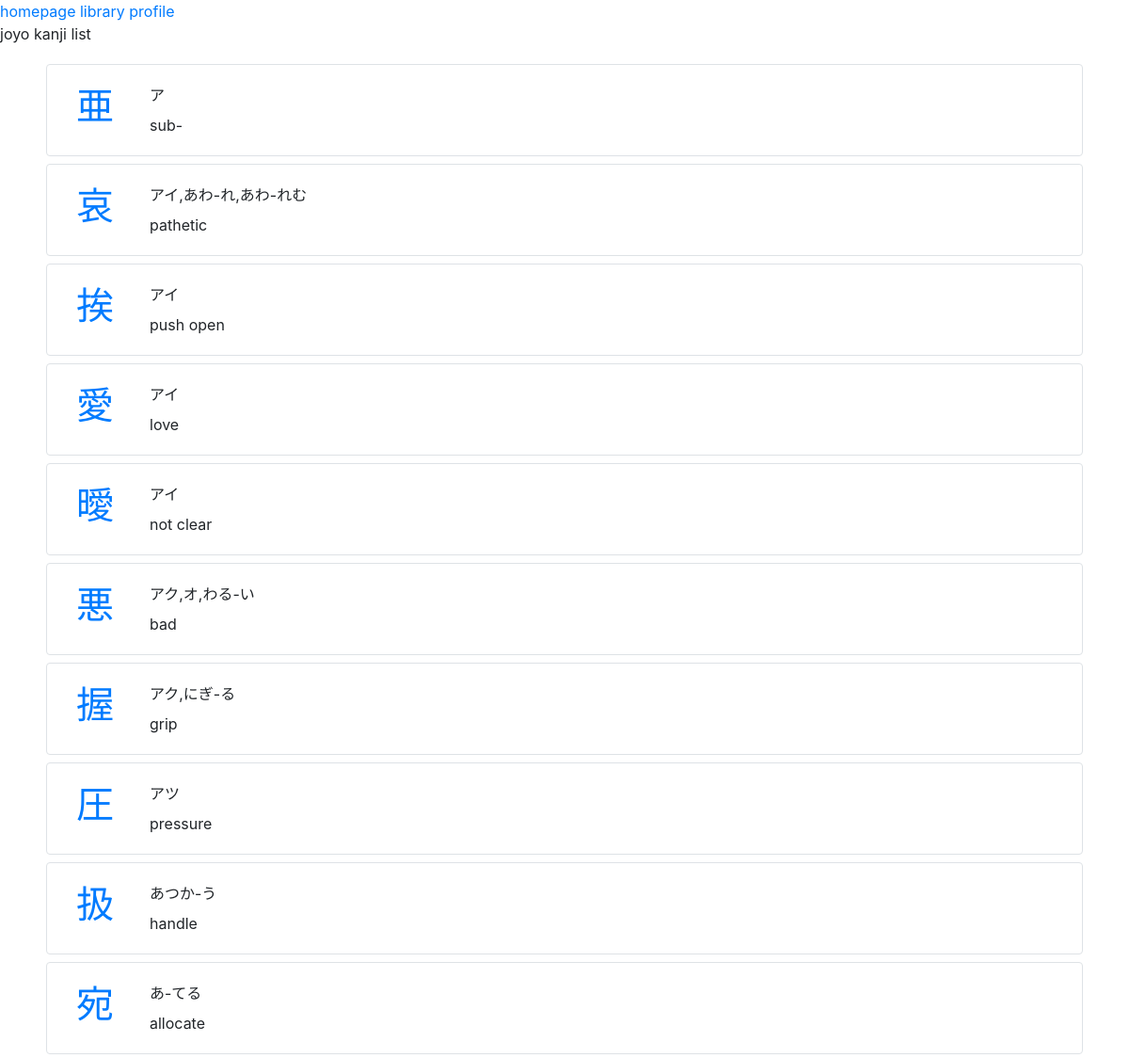
The app's page /toshokan/ (signed in) with its own data.
### toshokan/models.py (models this page shows, shortened)
class Kanji(models.Model):
    character      = models.CharField(max_length=10)
    alt_characters = models.CharField(max_length=10)
    radical        = models.CharField(max_length=10)
    strokes        = models.IntegerField()
    grade          = models.CharField(max_length=2)
    meaning        = models.TextField()
    reading_jpn    = models.CharField(max_length=100)
    reading_eng    = models.CharField(max_length=100)

### toshokan/views.py (the view)
# urls.py: path('', views.index, name='index'),
@login_required
def index(request):
    kanji_list = Kanji.objects.all()[:10]#.order_by('radical') # for example
    context    = {'kanji_list': kanji_list}
    return render(request, 'toshokan/index.html', context)

### toshokan/templates/toshokan/index.html
{% extends 'base/base.html' %}
{% block content %}
    <a href="{% url 'base:index' %}">homepage</a>
    <a href="{% url 'toshokan:index' %}">library</a>
    <a href="{% url 'base:profile' %}">profile</a>
    <p>
        joyo kanji list
    </p>
    <div class="container">
        {% for kanji in kanji_list %}
        <div class="p-1">
            <div class="row border rounded p-3 mx-auto align-items-center">
                <div class="col-sm-1">
                    <h1>
                        <a href="{% url 'toshokan:individual' kanji.id %}">{{ kanji.character }}</a>
                    </h1>
                </div>
                <div class="col-sm-11">
                    <div class="row p-1">
                        {{ kanji.reading_jpn }}
                    </div>
                    <div class="row p-1">
                        {{ kanji.meaning }}
                    </div>
                </div>
            </div>
        </div>
        {% endfor %}
    </div>
{% endblock %}

### records on screen
Kanji: character "亜", reading_jpn "ア", meaning "sub-"
Kanji: character "哀", reading_jpn "アイ,あわ-れ,あわ-れむ", meaning "pathetic"
Kanji: character "挨", reading_jpn "アイ", meaning "push open"
Kanji: character "愛", reading_jpn "アイ", meaning "love"
Kanji: character "曖", reading_jpn "アイ", meaning "not clear"
Kanji: character "悪", reading_jpn "アク,オ,わる-い", meaning "bad"
Kanji: character "握", reading_jpn "アク,にぎ-る", meaning "grip"
Kanji: character "圧", reading_jpn "アツ", meaning "pressure"
Kanji: character "扱", reading_jpn "あつか-う", meaning "handle"
Kanji: character "宛", reading_jpn "あ-てる", meaning "allocate"
